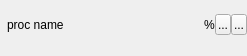
<?xml version="1.0" encoding="UTF-8"?>
<ui version="4.0">
 <class>ProcessWidget</class>
 <widget class="QWidget" name="ProcessWidget">
  <property name="geometry">
   <rect>
    <x>0</x>
    <y>0</y>
    <width>247</width>
    <height>56</height>
   </rect>
  </property>
  <property name="windowTitle">
   <string>Form</string>
  </property>
  <layout class="QGridLayout" name="gridLayout">
   <property name="leftMargin">
    <number>0</number>
   </property>
   <property name="topMargin">
    <number>0</number>
   </property>
   <property name="rightMargin">
    <number>0</number>
   </property>
   <property name="bottomMargin">
    <number>6</number>
   </property>
   <property name="spacing">
    <number>0</number>
   </property>
   <item row="0" column="0">
    <widget class="QFrame" name="ProcessWidgetFrame">
     <property name="frameShape">
      <enum>QFrame::NoFrame</enum>
     </property>
     <property name="frameShadow">
      <enum>QFrame::Plain</enum>
     </property>
     <layout class="QHBoxLayout" name="horizontalLayout">
      <property name="spacing">
       <number>0</number>
      </property>
      <property name="leftMargin">
       <number>0</number>
      </property>
      <property name="topMargin">
       <number>0</number>
      </property>
      <property name="rightMargin">
       <number>0</number>
      </property>
      <property name="bottomMargin">
       <number>0</number>
      </property>
      <item>
       <widget class="QLabel" name="ico">
        <property name="text">
         <string/>
        </property>
       </widget>
      </item>
      <item>
       <widget class="QLabel" name="processName">
        <property name="text">
         <string>proc name</string>
        </property>
       </widget>
      </item>
      <item>
       <spacer name="horizontalSpacer">
        <property name="orientation">
         <enum>Qt::Horizontal</enum>
        </property>
        <property name="sizeHint" stdset="0">
         <size>
          <width>169</width>
          <height>20</height>
         </size>
        </property>
       </spacer>
      </item>
      <item>
       <widget class="MemoryWatchLabel" name="mem">
        <property name="text">
         <string>%</string>
        </property>
       </widget>
      </item>
      <item>
       <widget class="QToolButton" name="attachDebugger">
        <property name="minimumSize">
         <size>
          <width>16</width>
          <height>16</height>
         </size>
        </property>
        <property name="text">
         <string>...</string>
        </property>
       </widget>
      </item>
      <item>
       <widget class="QToolButton" name="closeProcess">
        <property name="minimumSize">
         <size>
          <width>16</width>
          <height>16</height>
         </size>
        </property>
        <property name="text">
         <string>...</string>
        </property>
       </widget>
      </item>
     </layout>
    </widget>
   </item>
  </layout>
 </widget>
 <customwidgets>
  <customwidget>
   <class>MemoryWatchLabel</class>
   <extends>QLabel</extends>
   <header>statelabel.h</header>
  </customwidget>
 </customwidgets>
 <resources/>
 <connections/>
</ui>
